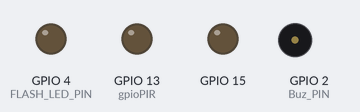
A sketch run on a simulated ESP32. On the bench: output pins drawn as LEDs (lit = HIGH), buzzer (waves = sounding, pin HIGH). WiFi joins after 1.5 s; servers stay silent unless stated; the local clock reads 2024-03-15 10:24:30 at power-on unless the sketch sets it; the camera gives no picture; web services answer with replies made up by the test bench; what the sketch prints to the serial monitor is not drawn.

Above: at 2.4 s.
At 5.1 s:
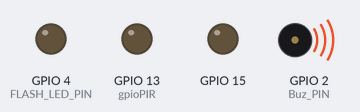
At 23.4 s:
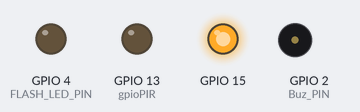
At 26.3 s:
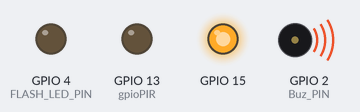
Timing chart, 0 to 29.4 s (numbered marks = the images above):
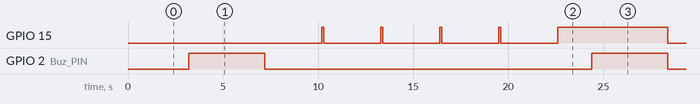

The sketch:

Smart_Fence_Arduino_Code.ino
```cpp
#include <Arduino.h>
#include <WiFi.h>
#include <WiFiClientSecure.h>
#include "soc/soc.h"
#include "soc/rtc_cntl_reg.h"
#include "esp_camera.h"
#include <UniversalTelegramBot.h>
#include <ArduinoJson.h>
#include "time.h"

const char* ssid = "..";
const char* password = "..";

//setting offset for india
const char* ntpServer = "pool.ntp.org";
const long gmtOffset_sec = 19800;
const int daylightOffset_sec = 19800;

struct tm timeinfo;
void printCurrentHour() {

  if (!getLocalTime(&timeinfo)) {
    Serial.println("Failed to obtain time");
    return;
  }
}

// Initialize Telegram BOT
String BOTtoken = "..";  // your Bot Token (Get from Botfather)

// Use @myidbot to find out the chat ID of an individual or a group
// Also note that you need to click "start" on a bot before it can
// message you
String CHAT_ID = "..";
int gpioPIR = 13;
bool sendPhoto = false;
// #define RELAY_PIN 16
#define Buz_PIN 2

WiFiClientSecure clientTCP;
UniversalTelegramBot bot(BOTtoken, clientTCP);

#define FLASH_LED_PIN 4
bool flashState = LOW;

//Checks for new messages every 1 second.
int botRequestDelay = 100;
unsigned long lastTimeBotRan;

//CAMERA_MODEL_AI_THINKER
#define PWDN_GPIO_NUM 32
#define RESET_GPIO_NUM -1
#define XCLK_GPIO_NUM 0
#define SIOD_GPIO_NUM 26
#define SIOC_GPIO_NUM 27

#define Y9_GPIO_NUM 35
#define Y8_GPIO_NUM 34
#define Y7_GPIO_NUM 39
#define Y6_GPIO_NUM 36
#define Y5_GPIO_NUM 21
#define Y4_GPIO_NUM 19
#define Y3_GPIO_NUM 18
#define Y2_GPIO_NUM 5
#define VSYNC_GPIO_NUM 25
#define HREF_GPIO_NUM 23
#define PCLK_GPIO_NUM 22


void configInitCamera() {
  camera_config_t config;
  config.ledc_channel = LEDC_CHANNEL_0;
  config.ledc_timer = LEDC_TIMER_0;
  config.pin_d0 = Y2_GPIO_NUM;
  config.pin_d1 = Y3_GPIO_NUM;
  config.pin_d2 = Y4_GPIO_NUM;
  config.pin_d3 = Y5_GPIO_NUM;
  config.pin_d4 = Y6_GPIO_NUM;
  config.pin_d5 = Y7_GPIO_NUM;
  config.pin_d6 = Y8_GPIO_NUM;
  config.pin_d7 = Y9_GPIO_NUM;
  config.pin_xclk = XCLK_GPIO_NUM;
  config.pin_pclk = PCLK_GPIO_NUM;
  config.pin_vsync = VSYNC_GPIO_NUM;
  config.pin_href = HREF_GPIO_NUM;
  config.pin_sscb_sda = SIOD_GPIO_NUM;
  config.pin_sscb_scl = SIOC_GPIO_NUM;
  config.pin_pwdn = PWDN_GPIO_NUM;
  config.pin_reset = RESET_GPIO_NUM;
  config.xclk_freq_hz = 20000000;
  config.pixel_format = PIXFORMAT_JPEG;
  config.grab_mode = CAMERA_GRAB_LATEST;

  //init with high specs to pre-allocate larger buffers
  if (psramFound()) {
    config.frame_size = FRAMESIZE_UXGA;
    config.jpeg_quality = 10;  //0-63 lower number means higher quality
    config.fb_count = 1;
  } else {
    config.frame_size = FRAMESIZE_SVGA;
    config.jpeg_quality = 12;  //0-63 lower number means higher quality
    config.fb_count = 1;
  }

  // camera init
  esp_err_t err = esp_camera_init(&config);
  if (err != ESP_OK) {
    Serial.printf("Camera init failed with error 0x%x", err);
    delay(1000);
    ESP.restart();
  }
}

void handleNewMessages(int numNewMessages) {
  Serial.print("Handle New Messages: ");
  Serial.println(numNewMessages);

  for (int i = 0; i < numNewMessages; i++) {
    String chat_id = String(bot.messages[i].chat_id);
    if (chat_id != CHAT_ID) {
      bot.sendMessage(chat_id, "Unauthorized user", "");
      continue;
    }

    // Print the received message
    String text = bot.messages[i].text;
    Serial.println(text);

    String from_name = bot.messages[i].from_name;
    if (text == "/start") {
      String welcome = "Welcome , " + from_name + "\n";
      welcome += "Use the following commands to interact with the ESP32-CAM \n";
      welcome += "/photo : takes a new photo\n";
      welcome += "/flash : toggles flash LED \n";
      bot.sendMessage(CHAT_ID, welcome, "");
    }
    if (text == "/flash") {
      flashState = !flashState;
      digitalWrite(FLASH_LED_PIN, flashState);
      Serial.println("Change flash LED state");
    }
    if (text == "/photo") {
      sendPhoto = true;
      Serial.println("New photo request");
    }
  }
}

String sendPhotoTelegram() {
  const char* myDomain = "api.telegram.org";
  String getAll = "";
  String getBody = "";

  //Dispose first picture because of bad quality
  camera_fb_t* fb = NULL;
  fb = esp_camera_fb_get();
  esp_camera_fb_return(fb);  // dispose the buffered image

  // Take a new photo
  fb = NULL;
  fb = esp_camera_fb_get();
  if (!fb) {
    Serial.println("Camera capture failed");
    delay(1000);
    ESP.restart();
    return "Camera capture failed";
  }

  Serial.println("Connect to " + String(myDomain));


  if (clientTCP.connect(myDomain, 443)) {
    Serial.println("Connection successful");

    String head = "--RandomNerdTutorials\r\nContent-Disposition: form-data; name=\"chat_id\"; \r\n\r\n" + CHAT_ID + "\r\n--RandomNerdTutorials\r\nContent-Disposition: form-data; name=\"photo\"; filename=\"esp32-cam.jpg\"\r\nContent-Type: image/jpeg\r\n\r\n";
    String tail = "\r\n--RandomNerdTutorials--\r\n";

    size_t imageLen = fb->len;
    size_t extraLen = head.length() + tail.length();
    size_t totalLen = imageLen + extraLen;

    clientTCP.println("POST /bot" + BOTtoken + "/sendPhoto HTTP/1.1");
    clientTCP.println("Host: " + String(myDomain));
    clientTCP.println("Content-Length: " + String(totalLen));
    clientTCP.println("Content-Type: multipart/form-data; boundary=RandomNerdTutorials");
    clientTCP.println();
    clientTCP.print(head);

    uint8_t* fbBuf = fb->buf;
    size_t fbLen = fb->len;
    for (size_t n = 0; n < fbLen; n = n + 1024) {
      if (n + 1024 < fbLen) {
        clientTCP.write(fbBuf, 1024);
        fbBuf += 1024;
      } else if (fbLen % 1024 > 0) {
        size_t remainder = fbLen % 1024;
        clientTCP.write(fbBuf, remainder);
      }
    }

    clientTCP.print(tail);

    esp_camera_fb_return(fb);

    int waitTime = 1000;  // timeout 10 seconds
    long startTimer = millis();
    boolean state = false;

    while ((startTimer + waitTime) > millis()) {
      Serial.print(".");
      delay(1000);
      while (clientTCP.available()) {
        char c = clientTCP.read();
        if (state == true) getBody += String(c);
        if (c == '\n') {
          if (getAll.length() == 0) state = true;
          getAll = "";
        } else if (c != '\r')
          getAll += String(c);
        startTimer = millis();
      }
      if (getBody.length() > 0) break;
    }
    clientTCP.stop();
    Serial.println(getBody);
  } else {
    getBody = "Connected to api.telegram.org failed.";
    Serial.println("Connected to api.telegram.org failed.");
  }
  return getBody;
}


void setup() {
  // pinMode(18,OUTPUT);
  pinMode(15,OUTPUT);
  pinMode(Buz_PIN,OUTPUT);
  pinMode(gpioPIR,OUTPUT);
  WRITE_PERI_REG(RTC_CNTL_BROWN_OUT_REG, 0);
  // Init Serial Monitor
  Serial.begin(115200);

  // Set LED Flash as output
  pinMode(FLASH_LED_PIN, OUTPUT);
  digitalWrite(FLASH_LED_PIN, flashState);

  // Config and init the camera
  configInitCamera();

  // Connect to Wi-Fi
  WiFi.mode(WIFI_STA);
  Serial.println();
  Serial.print("Connecting to ");
  Serial.println(ssid);
  WiFi.begin(ssid, password);
  clientTCP.setCACert(TELEGRAM_CERTIFICATE_ROOT);  // Add root certificate for api.telegram.org
  while (WiFi.status() != WL_CONNECTED) {
    Serial.print(".");
    delay(500);
  }
  Serial.println();
  Serial.print("ESP32-CAM IP Address: ");
  Serial.println(WiFi.localIP());

  configTime(gmtOffset_sec, daylightOffset_sec, ntpServer);
  printCurrentHour();

}

void loop() {
  printCurrentHour();
  // int v = digitalRead(gpioPIR);
  int v=1;
  bool isDaytime = false;


  int hour = timeinfo.tm_hour;

  // Check if it's day  time (between 6 AM and 6 PM)
  if (hour >= 6 && hour < 18) {
    isDaytime = true;
  }

  if (v == true) {  // PIR sensor detects motion
    Serial.println("Motion detected! Capturing and sending photo.");


    // Capture and send photo with or without flash based on daytime
    if (isDaytime) {
      digitalWrite(FLASH_LED_PIN, LOW);  // Turn off flash during daytime
      sendPhotoTelegram();
      digitalWrite(Buz_PIN,HIGH);
       delay(4000);
       digitalWrite(Buz_PIN,LOW);
       for(int i=0;i<5;i++){
        digitalWrite(15, LOW);

         delay(3000);

    // Turn off the LED strip
      digitalWrite(15, HIGH);
      delay(100); // Examp
      digitalWrite(Buz_PIN,LOW);
      }
    } else {
      digitalWrite(FLASH_LED_PIN, HIGH);
      // digitalWrite(FLASH_LED_PIN, LOW);
      delay(2000);
      sendPhotoTelegram();
      digitalWrite(Buz_PIN,HIGH);
      // blinkAlertLED();
       delay(3000);                     // Flash for 1 second
      digitalWrite(FLASH_LED_PIN, LOW);  // Turn on flash during nighttime
      digitalWrite(Buz_PIN,LOW);

      // for (int i = 0; i < 5; i++) {
      //   digitalWrite(relayPin, HIGH);  // Turn on the relay
      //   delay(4000);                     // Wait for 500 milliseconds
      //   digitalWrite(relayPin, LOW);   // Turn off the relay
      //   delay(4000);

      // }
      digitalWrite(Buz_PIN,HIGH);
      for(int i=0;i<4;i++){
        digitalWrite(15, HIGH);

         delay(3000);

    // Turn off the LED strip
      digitalWrite(15, LOW);
      delay(1000); // Examp
      digitalWrite(Buz_PIN,LOW);
      }
    }

    // Delay to avoid capturing multiple photos in quick succession
    digitalWrite(FLASH_LED_PIN, flashState);  // Restore flash state

  }

  // if (sendPhoto) {
  //   Serial.println("Preparing photo");
  //   // Prepare photo with or without flash based on daytime
  //   if (isDaytime) {
  //     digitalWrite(FLASH_LED_PIN, LOW); // Turn off flash during daytime
  //   } else {
  //     digitalWrite(FLASH_LED_PIN, HIGH); // Turn on flash during nighttime
  //   }

  // sendPhotoTelegram();
  // sendPhoto = false;
  // digitalWrite(FLASH_LED_PIN, flashState); // Restore flash state


  if (millis() > lastTimeBotRan + botRequestDelay) {
    int numNewMessages = bot.getUpdates(bot.last_message_received + 1);
    while (numNewMessages) {
      Serial.println("got response");
      handleNewMessages(numNewMessages);
      numNewMessages = bot.getUpdates(bot.last_message_received + 1);
    }
    lastTimeBotRan = millis();
  }
}
```

Measured:
- by itself, GPIO 15: repeats every 21.2 s: 3 × (LOW 3.0 s, HIGH 0.10 s), LOW 3.0 s, HIGH 5.8 s, LOW 3.0 s, HIGH 0.10 s
- by itself, GPIO 2 (Buz_PIN): alternates HIGH for 4.0 s and LOW for 17.2 s
- by itself, everything shown: repeats every 21.2 s, in 11 steps
